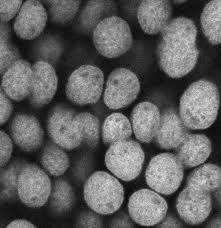
#> input picture a1.png, 221 x 228 px
$ python WatershedAlgorithm.py
#> lines starting #> are read from the running program, lines starting #| are printed output that depends on the picture; after the words box and inside, x2 and y2 are one past the last pixel; in counts of white or black regions, pixels touching at a corner belong together
# -*- coding: utf-8 -*-
"""
Created on Mon Nov 25 14:52:53 2019

@author: Pranav
"""
#Import modules
import numpy as np
import cv2
from matplotlib import pyplot as plt

#Reading image using cv2 libraries
#img = cv2.imread('coins.png')
img = cv2.imread('a1.png')
#> img is the input picture: shape (228, 221, 3); min 3, max 229, mean 95
gray = cv2.cvtColor(img,cv2.COLOR_BGR2GRAY)
ret, thresh = cv2.threshold(gray,0,255,cv2.THRESH_BINARY_INV+cv2.THRESH_OTSU)
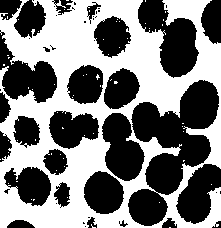
#> thresh: shape (228, 221); 48.6% white; 62 white regions (61 under 20 px), largest, box (x1, y1, x2, y2) and area: (0, 0, 221, 228) 24350
#> ret = 93


# Noise Removal
kernel = np.ones((3,3),np.uint8)
opening = cv2.morphologyEx(thresh,cv2.MORPH_OPEN,kernel, iterations = 2)
#> opening: shape (228, 221); 45.2% white; 7 white regions, largest, box (x1, y1, x2, y2) and area: (0, 0, 221, 228) 20373, (164, 191, 221, 228) 923, (188, 107, 221, 167) 723

# Background area
sure_bg = cv2.dilate(opening,kernel,iterations=3)
#> sure_bg: shape (228, 221); 63.7% white; 18 black regions (4 under 20 px), largest, box (x1, y1, x2, y2) and area: (53, 68, 221, 228) 10868, (141, 0, 194, 74) 1838, (0, 35, 54, 119) 1625

# Foreground area
dist_transform = cv2.distanceTransform(opening,cv2.DIST_L2,5)
ret, sure_fg = cv2.threshold(dist_transform,0.7*dist_transform.max(),255,0)
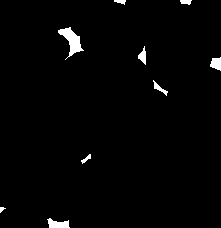
#> sure_fg: shape (228, 221) float32; 1.8% white; 9 white regions, largest, box (x1, y1, x2, y2) and area: (58, 27, 84, 60) 331, (47, 218, 70, 228) 150, (210, 57, 221, 71) 111
#> ret = 14.69

# Finding unknown region
sure_fg = np.uint8(sure_fg)
unknown = cv2.subtract(sure_bg,sure_fg)
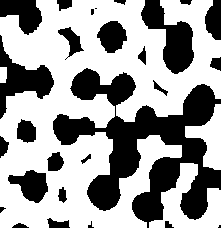
#> unknown: shape (228, 221); 62% white; 27 black regions (4 under 20 px), largest, box (x1, y1, x2, y2) and area: (53, 68, 221, 228) 10868, (141, 0, 194, 74) 1838, (0, 35, 54, 119) 1625

# Marker labelling
ret, markers = cv2.connectedComponents(sure_fg)
#> markers: shape (228, 221) int32; 10 distinct labels, from 0 to 9
#> ret = 10

#Applying watershed algorithm and marking the regions segmented
markers = markers+1
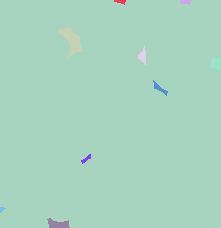
#> markers: shape (228, 221) int32; 10 distinct labels, from 1 to 10; one colour per label, 0 black
markers[unknown==255] = 0
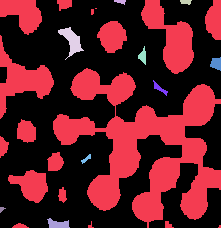
#> markers: shape (228, 221) int32; 11 distinct labels, from 0 to 10; one colour per label, 0 black
markers = cv2.watershed(img,markers)
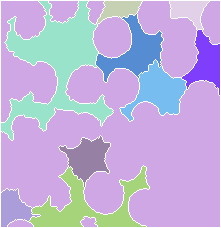
#> markers: shape (228, 221) int32; 11 distinct labels, from -1 to 10; one colour per label, 0 black, -1 white
img[markers == -1] = [0,255,255]
#> img: shape (228, 221, 3); 5.6% of pixels changed, all inside (x1, y1, x2, y2) = (0, 0, 221, 228)

#Displaying the segmented image
imS = cv2.resize(img, (612, 368))
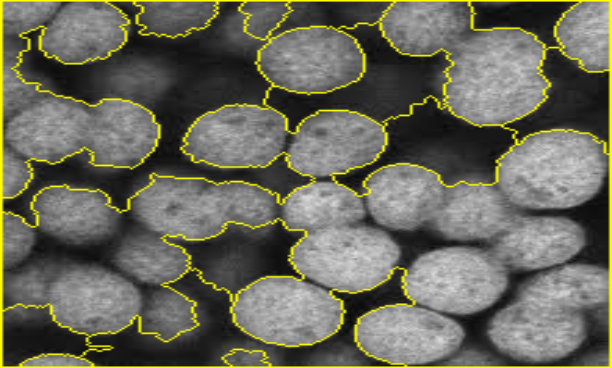
#> imS: shape (368, 612, 3); mean B, G, R 90.7, 104.9, 104.9
cv2.imshow('Segmented Result', imS)
cv2.waitKey()
